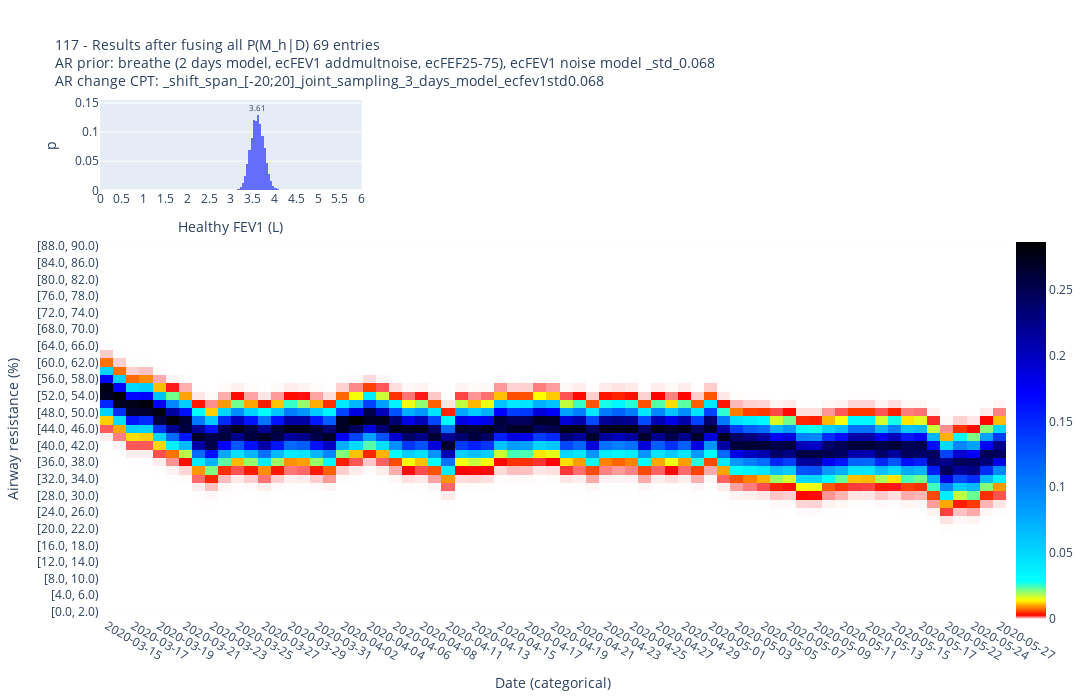

The code cell stored with this chart in its notebook:
### Code cell
df_for_ID = df[df.ID == "117"]

dftmp, _, _ = dh.find_longest_consec_series(df_for_ID)

(fig, p_M_given_D, log_p_D_given_M, AR_given_M_and_D, AR_given_M_and_all_D) = (
    algs.run_long_noise_model_through_time(
        dftmp,
        # ar_prior="uniform message to HFEV1",
        ar_prior="breathe (2 days model, ecFEV1 addmultnoise, ecFEF25-75)",
        ar_change_cpt_suffix="_shift_span_[-20;20]_joint_sampling_3_days_model_ecfev1std0.068",
        ecfev1_noise_model_suffix="_std_0.068",
        fef2575_cpt_suffix="",
    )
)

### Figure 1 — Plotly figure (JSON) as saved in the notebook; plotly's stock layout.template omitted (floating-point values rounded to 4 significant figures; data arrays with more than 128 entries replaced by an {"elided": "..."} marker saying what was removed)
{"data": [{"histfunc": "sum", "type": "histogram", "x": [1, 1.05, 1.1, 1.15, 1.2, 1.25, 1.3, 1.35, 1.4, 1.45, 1.5, 1.55, 1.6, 1.65, 1.7, 1.75, 1.8, 1.85, 1.9, 1.95, 2.0, 2.05, 2.1, 2.15, 2.2, 2.25, 2.3, 2.35, 2.4, 2.45, 2.5, 2.55, 2.6, 2.65, 2.7, 2.75, 2.8, 2.85, 2.9, 2.95, 3.0, 3.05, 3.1, 3.15, 3.2, 3.25, 3.3, 3.35, 3.4, 3.45, 3.5, 3.55, 3.6, 3.65, 3.7, 3.75, 3.8, 3.85, 3.9, 3.95, 4.0, 4.05, 4.1, 4.15, 4.2, 4.25, 4.3, 4.35, 4.4, 4.45, 4.5, 4.55, 4.6, 4.65, 4.7, 4.75, 4.8, 4.85, 4.9, 4.95, 5.0, 5.05, 5.1, 5.15, 5.2, 5.25, 5.3, 5.35, 5.4, 5.45, 5.5, 5.55, 5.6, 5.65, 5.7, 5.75, 5.8, 5.85, 5.9, 5.95], "xaxis": "x", "xbins": {"end": 6, "size": 0.05, "start": 0}, "y": [0, 0, 0, 0, 0, 0, 0, 0, 0, 0, 0, 0, 0, 0, 0, 0, 4.905e-267, 3.05e-203, 1.965e-152, 1.405e-113, 2.78e-85, 1.354e-65, 3.625e-52, 6.011e-43, 1.367e-36, 3.98e-32, 9.082e-29, 5.418e-26, 1.602e-23, 2.912e-21, 4.151e-19, 5.147e-17, 3.95e-15, 1.823e-13, 7.005e-12, 1.928e-10, 3.627e-09, 5.154e-08, 5.166e-07, 4.58e-06, 2.601e-05, 0.0001483, 0.0005349, 0.002001, 0.004967, 0.01288, 0.02408, 0.04476, 0.06843, 0.08991, 0.1215, 0.1194, 0.1292, 0.1145, 0.09245, 0.07212, 0.04619, 0.02858, 0.01518, 0.007433, 0.003485, 0.001395, 0.0005541, 0.0001821, 6.092e-05, 1.773e-05, 5.089e-06, 1.406e-06, 3.82e-07, 1.004e-07, 2.635e-08, 6.613e-09, 1.597e-09, 3.767e-10, 7.824e-11, 1.913e-11, 3.262e-12, 9.273e-13, 1.454e-13, 3.722e-14, 7.988e-15, 1.373e-15, 4.209e-16, 6.506e-17, 1.552e-17, 3.608e-18, 6.292e-19, 1.518e-19, 3.168e-20, 6.162e-21, 1.356e-21, 2.814e-22, 5.844e-23, 1.224e-23, 2.588e-24, 5.721e-25, 1.183e-25, 2.282e-26, 5.207e-27, 1.092e-27], "yaxis": "y"}, {"coloraxis": "coloraxis", "type": "heatmap", "x": ["2020-03-15", "2020-03-16", "2020-03-17", "2020-03-18", "2020-03-19", "2020-03-20", "2020-03-21", "2020-03-22", "2020-03-23", "2020-03-24", "2020-03-25", "2020-03-26", "2020-03-27", "2020-03-28", "2020-03-29", "2020-03-30", "2020-03-31", "2020-04-01", "2020-04-02", "2020-04-03", "2020-04-04", "2020-04-05", "2020-04-06", "2020-04-07", "2020-04-08", "2020-04-10", "2020-04-11", "2020-04-12", "2020-04-13", "2020-04-14", "2020-04-15", "2020-04-16", "2020-04-17", "2020-04-18", "2020-04-19", "2020-04-20", "2020-04-21", "2020-04-22", "2020-04-23", "2020-04-24", "2020-04-25", "2020-04-26", "2020-04-27", "2020-04-28", "2020-04-29", "2020-04-30", "2020-05-01", "2020-05-02", "2020-05-03", "2020-05-04", "2020-05-05", "2020-05-06", "2020-05-07", "2020-05-08", "2020-05-09", "2020-05-10", "2020-05-11", "2020-05-12", "2020-05-13", "2020-05-14", "2020-05-15", "2020-05-16", "2020-05-17", "2020-05-19", "2020-05-22", "2020-05-23", "2020-05-24", "2020-05-26", "2020-05-27"], "xaxis": "x2", "y": ["[0.0, 2.0)", "[2.0, 4.0)", "[4.0, 6.0)", "[6.0, 8.0)", "[8.0, 10.0)", "[10.0, 12.0)", "[12.0, 14.0)", "[14.0, 16.0)", "[16.0, 18.0)", "[18.0, 20.0)", "[20.0, 22.0)", "[22.0, 24.0)", "[24.0, 26.0)", "[26.0, 28.0)", "[28.0, 30.0)", "[30.0, 32.0)", "[32.0, 34.0)", "[34.0, 36.0)", "[36.0, 38.0)", "[38.0, 40.0)", "[40.0, 42.0)", "[42.0, 44.0)", "[44.0, 46.0)", "[46.0, 48.0)", "[48.0, 50.0)", "[50.0, 52.0)", "[52.0, 54.0)", "[54.0, 56.0)", "[56.0, 58.0)", "[58.0, 60.0)", "[60.0, 62.0)", "[62.0, 64.0)", "[64.0, 66.0)", "[66.0, 68.0)", "[68.0, 70.0)", "[70.0, 72.0)", "[72.0, 74.0)", "[74.0, 76.0)", "[76.0, 78.0)", "[78.0, 80.0)", "[80.0, 82.0)", "[82.0, 84.0)", "[84.0, 86.0)", "[86.0, 88.0)", "[88.0, 90.0)"], "yaxis": "y2", "z": {"elided": "45x69 float values"}}], "layout": {"annotations": [{"font": {"size": 8}, "showarrow": false, "text": "3.61", "x": 3.605, "xref": "x", "y": 0.1421, "yref": "y"}], "coloraxis": {"colorbar": {"len": 0.77, "x": 1, "y": 0.36}, "colorscale": [[0, "white"], [0.01, "red"], [0.05, "yellow"], [0.1, "cyan"], [0.6, "blue"], [1, "black"]]}, "font": {"size": 12}, "height": 700, "title": {"font": {"size": 14}, "text": "117 - Results after fusing all P(M_h|D) 69 entries<br>AR prior: breathe (2 days model, ecFEV1 addmultnoise, ecFEF25-75), ecFEV1 noise model _std_0.068<br>AR change CPT: _shift_span_[-20;20]_joint_sampling_3_days_model_ecfev1std0.068"}, "width": 1200, "xaxis": {"anchor": "y", "domain": [0, 0.2889], "nticks": 20, "range": [0, 6], "title": {"text": "Healthy FEV1 (L)"}}, "xaxis2": {"anchor": "y2", "domain": [0, 1], "nticks": 50, "title": {"text": "Date (categorical)"}, "type": "category"}, "yaxis": {"anchor": "x", "domain": [0.825, 1], "title": {"text": "p"}}, "yaxis2": {"anchor": "x2", "domain": [0, 0.725], "title": {"text": "Airway resistance (%)"}}}}
